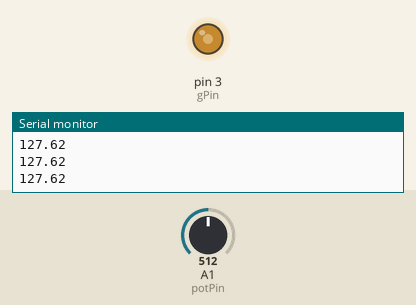
Simulated run of this sketch. Board: Arduino Uno, built with avr-gcc and run on an emulated ATmega328P. Shown: output pins drawn as LEDs (lit = HIGH), the last lines printed to the serial monitor. The test bench sets the inputs (shaded band); at power-on: A1 (potPin) = 512.

Above: at 1.2 s.
1.3 s: A1 (potPin) set to 716
At 2.1 s:
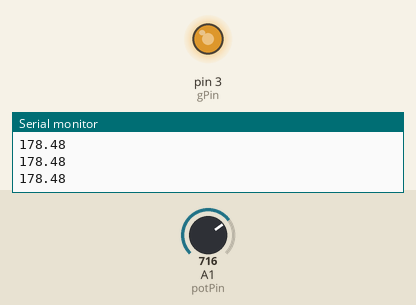
2.8 s: A1 (potPin) set to 900
At 3.1 s:
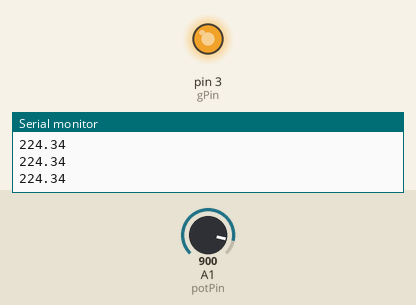
4.3 s: A1 (potPin) set to 122
At 5.4 s:
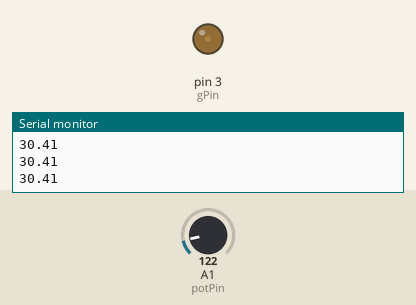
5.8 s: A1 (potPin) set to 0
At 6.4 s:
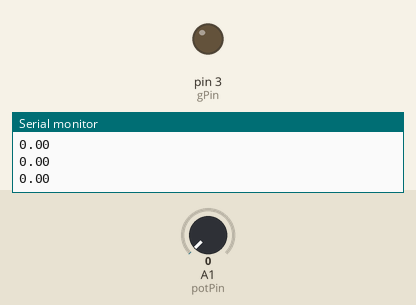
7.3 s: A1 (potPin) set to 511
At 7.8 s:
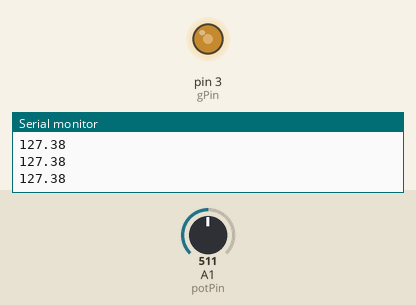
Timing chart, 0 to 9.8 s (numbered marks = the images above; inputs shaded):
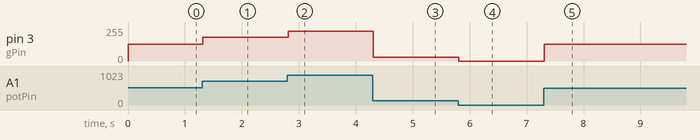

The sketch:

DimmableLED.ino
```cpp
int potPin = A1;
int gPin = 3;
int potVal;
float LEDval;

 void setup() {
  // put your setup code here, to run once:
pinMode (potPin, INPUT);
pinMode (gPin, OUTPUT);
Serial.begin(9600);
}

void loop() {
  // put your main code here, to run repeatedly:
potVal = analogRead(potPin);
LEDval = (255./1023.)*potVal;
Serial.println (LEDval);
analogWrite (gPin, LEDval);
}
```

Measured:
- after the input at 1.3 s, pin 3 (gPin): 127/255 → 178/255 at once
- after the input at 2.8 s, pin 3 (gPin): 178/255 → 224/255 at once
- after the input at 4.3 s, pin 3 (gPin): 224/255 → 30/255 at once
- after the input at 5.8 s, pin 3 (gPin): 30/255 → 0/255 at once
- after the input at 7.3 s, pin 3 (gPin): 0/255 → 127/255 at once
